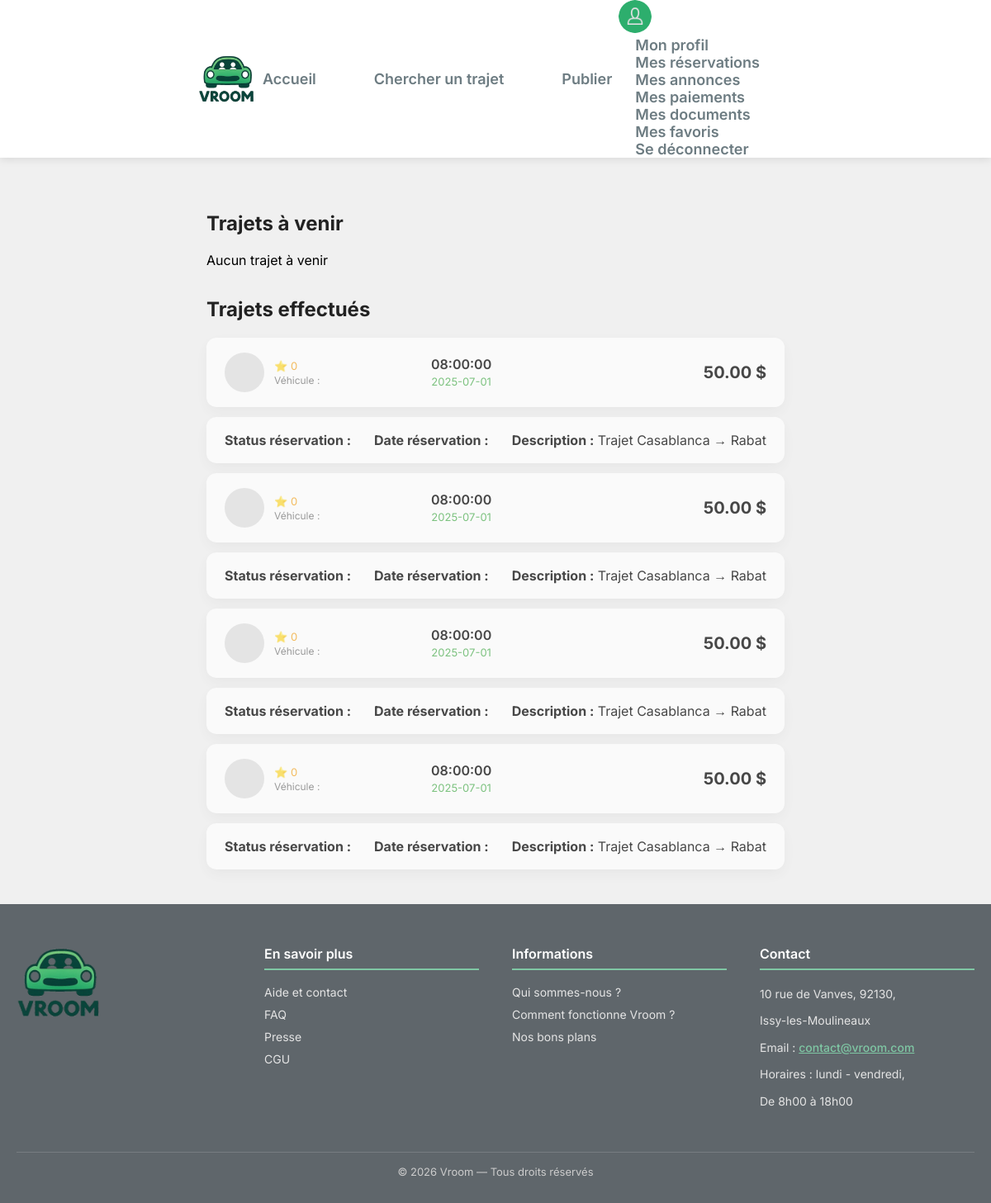
Screenshot of /index.php?page=mes_reservations (signed in) with the database file from the repository.
### tables this page shows
CREATE TABLE `reservations` (
  `id` bigint(20) UNSIGNED NOT NULL,
  `uuid` varchar(36) NOT NULL,
  `id_annonce` bigint(20) UNSIGNED NOT NULL,
  `donnees_passager` longtext DEFAULT NULL CHECK (json_valid(`donnees_passager`)),
  `id_passager` bigint(20) UNSIGNED DEFAULT NULL,
  `statut` enum('en_attente','acceptee','refusee','annulee','terminee') DEFAULT 'en_attente',
  `prix_total` decimal(10,2) NOT NULL,
  `date_creation` timestamp NOT NULL DEFAULT current_timestamp(),
  `date_mise_a_jour` timestamp NOT NULL DEFAULT current_timestamp() ON UPDATE current_timestamp()
);

CREATE TABLE `annonces` (
  `id` bigint(20) UNSIGNED NOT NULL,
  `id_conducteur` bigint(20) UNSIGNED NOT NULL,
  `date_depart` date NOT NULL,
  `heure_depart` time NOT NULL,
  `datetime_depart` datetime NOT NULL,
  `prix_par_personne` decimal(10,2) NOT NULL,
  `places_disponibles` int(11) NOT NULL,
  `description` text NOT NULL,
  `commentaires` text DEFAULT NULL,
  `id_ville_depart` bigint(20) UNSIGNED NOT NULL,
  `adresse_depart` varchar(255) NOT NULL,
  `id_ville_arrivee` bigint(20) UNSIGNED NOT NULL,
  `adresse_arrivee` varchar(255) NOT NULL,
  `statut` enum('active','complete','annulee','expiree') NOT NULL DEFAULT 'active',
  `date_creation` timestamp NOT NULL DEFAULT current_timestamp(),
  `distance_km` decimal(6,2) DEFAULT NULL,
  `duree_minutes` int(11) DEFAULT NULL,
  `heure_arrivee` time DEFAULT NULL,
  `date_arrivee` date DEFAULT NULL
);

### Controleur/c_profil.php (called while the page is built, shortened)
<?php
require_once __DIR__ . '/../Modele/reservations.php';
class c_mes_reservations {
    public function afficher(): void {
    $css = "mes_reservations.css";
    $id_client = $_SESSION['user_id'];
    $trajets_avenir = Reservations::trajets_a_venir($id_client);
    $trajets_effectues = Reservations::trajets_effectue($id_client);
    require __DIR__ . '/../Vue/head.php';
    require __DIR__ . '/../Vue/header.php';
    require __DIR__ . '/../Vue/pages/v_mes_reservations.php';
    require __DIR__ . '/../Vue/footer.php';
}
}
?>

### Modele/reservations.php (called while the page is built, shortened)
<?php
class Reservations {
    public static function trajets_effectue(int $id_client): ?array {
        $db = dbConnect();
        $sql = "
            SELECT *
            FROM reservations r
            JOIN annonces a ON r.id_annonce = a.id
            JOIN utilisateurs u ON a.id_conducteur = u.id
            JOIN ville ld ON a.id_ville_depart = ld.id
            JOIN ville la ON a.id_ville_arrivee = la.id
            WHERE r.id_passager = :id_client
            AND a.date_depart < CURDATE()
            ORDER BY a.date_depart DESC
        ";
        $stmt = $db->prepare($sql);
        $stmt->execute(['id_client' => $id_client]);
        return $stmt->fetchAll(PDO::FETCH_ASSOC) ?: null;
    }
}

### Vue/pages/v_mes_reservations.php (the view, shortened to what this page needs)
<body>
    <section class="trajets-container">
        <h2>Trajets à venir</h2>
        <?php if (!empty($trajets_avenir)): ?>
            <?php foreach ($trajets_avenir as $trajet): ?>
                <div class="trajet-ligne">
                    <div class="col-driver">
                        <div class="avatar"><?= htmlspecialchars($trajet["avatar"] ?? '') ?></div>
                        <div>
                            <div class="driver-name"><?= htmlspecialchars($trajet["conducteur_nom"] ?? '') ?></div>
                            <div class="driver-stars">⭐ <?= htmlspecialchars($trajet["conducteur_note"] ?? 0) ?></div>
                            <div class="driver-details">
                                <p>Véhicule : <?= htmlspecialchars($trajet["marque"] ?? '') ?> <?= htmlspecialchars($trajet["modele"] ?? '') ?></p>
                            </div>
                        </div>
                    </div>
                    <div class="col-horaires">
                        <div class="time-block">
                            <span class="heure"><?= htmlspecialchars($trajet["heure_depart"]) ?></span>
                            <span class="duree"><?= htmlspecialchars($trajet["date_depart"]) ?></span>
                        </div>
                        <div>
                            <span class="dot"></span>
                            <div class="bar"></div>
                            <span class="dot"></span>
                        </div>
                    </div>
                    <div class="col-villes">
                        <div class="ville">
                            <h4><?= htmlspecialchars($trajet["lieu_depart"] ?? '') ?></h4>
                        </div>
                        <div class="ville">
                            <h4><?= htmlspecialchars($trajet["lieu_arrivee"] ?? '') ?></h4>
                        </div>
                    </div>
                    <div class="col-prix">
                        <div class="prix"><?= htmlspecialchars($trajet["prix_par_personne"] ?? '') ?> $</div>
                        <div class="prix-info"><?= htmlspecialchars($trajet["places_disponibles"] ?? '') ?> places</div>
                        <button class="btn-reserver"
                            onclick="window.location.href='index.php?page=detail_trajet&id=<?= htmlspecialchars($trajet['id_annonce']) ?>'">
                            Voir le trajet
                        </button>
                    </div>
                </div>
                <div class="trajet-ligne infos">
                    <p><strong>Status réservation :</strong> <?= htmlspecialchars($trajet["statut"] ?? '') ?></p>
                    <p><strong>Date réservation :</strong> <?= htmlspecialchars($trajet["date_creation"] ?? '') ?></p>
                    <p><strong>Description :</strong> <?= htmlspecialchars($trajet["description"] ?? '') ?></p>
                </div>
            <?php endforeach; ?>
        <?php else: ?>
            <p>Aucun trajet à venir</p>
        <?php endif; ?>
        <h2>Trajets effectués</h2>
        <?php if (!empty($trajets_effectues)): ?>
            <?php foreach ($trajets_effectues as $trajet): ?>
                <div class="trajet-ligne" style="opacity: 0.7;">
                    <div class="col-driver">
                        <div class="avatar"><?= htmlspecialchars($trajet["avatar"] ?? '') ?></div>
                        <div>
                            <div class="driver-stars">⭐ <?= htmlspecialchars($trajet["conducteur_note"] ?? 0) ?></div>
                            <div class="driver-details">
                                <p>Véhicule : <?= htmlspecialchars($trajet["marque"] ?? '') ?> <?= htmlspecialchars($trajet["modele"] ?? '') ?></p>
                            </div>
                        </div>
                    </div>
                    <div class="col-horaires">
                        <div class="time-block">
                            <span class="heure"><?= htmlspecialchars($trajet["heure_depart"]) ?></span>
                            <span class="duree"><?= htmlspecialchars($trajet["date_depart"]) ?></span>
                        </div>
                    </div>
                    <div class="col-prix">
                        <div class="prix"><?= htmlspecialchars($trajet["prix_par_personne"] ?? '') ?> $</div>
                    </div>
                </div>
                <div class="trajet-ligne effectue">
                    <p><strong>Status réservation :</strong> <?= htmlspecialchars($trajet["reservation_status"] ?? '') ?></p>
                    <p><strong>Date réservation :</strong> <?= htmlspecialchars($trajet["date_reservation"] ?? '') ?></p>
                    <p><strong>Description :</strong> <?= htmlspecialchars($trajet["description"] ?? '') ?></p>
                </div>
            <?php endforeach; ?>
        <?php else: ?>
            <p>Aucun trajet effectué</p>
        <?php endif; ?>
    </section>
</body>

### index.php (shortened to what this page needs)
<?php
$page = $_GET['page'] ?? 'accueil';
switch ($page) {
    case 'mes_reservations':
        require 'Controleur/c_profil.php';
        $controller = new c_mes_reservations();
        $controller->afficher();
        break;
}
?>

### Vue/head.php (shortened to what this page needs)
<!DOCTYPE html>
<html lang="fr">
<head>
    <link rel="stylesheet" href="Ressources/CSS/commun.css">
    <?php if (!empty($css)): ?>
        <link rel="stylesheet" href="Ressources/CSS/<?= htmlspecialchars($css) ?>">
    <?php endif; ?>
</head>

### Vue/header.php (shortened to what this page needs)
<header>
    <div class="header-content">
        <img src="../../Ressources/Image/logo_ver2.png"  alt="Logo Vroom">
        <nav class="nav-main">
            <a href="index.php?page=accueil">Accueil</a>
            <a href="index.php?page=recherche_trajet">Chercher un trajet </a>
            <a href="index.php?page=publie_trajet">Publier</a>
        </nav>
        <nav class="nav-profile">
                <img src="../../Ressources/Image/person_icon.png"  alt="Logo Vroom">
                <ul classe="hidden">
                    <?php if (isset($_SESSION['user_id'])) { ?>
                        <li><a href="index.php?page=profil" class="button-header">Mon profil</a></li>
                        <li><a href="index.php?page=mes_reservations" class="button-header">Mes réservations</a></li>
                        <li><a href="index.php?page=mes_annonces" class="button-header">Mes annonces</a></li>
                        <li><a href="index.php?page=mes_paiements" class="button-header">Mes paiements</a></li>
                        <li><a href="index.php?page=mes_documents" class="button-header">Mes documents</a></li>
                        <li><a href="index.php?page=favoris" class="button-header">Mes favoris</a></li>
                        <li><a href="index.php?page=connexion&action=deconnexion" class="button-header">Se déconnecter</a></li>
                    <?php } elseif ($page = 'connexion') { ?>
                        <li><a href="index.php?page=connexion" class="button-header">Se connecter</a></li>
                     <?php } else { ?>
                        <li><a href="index.php?page=connexion" class="button-header">Se connecter</a></li>
                        <li><a href="index.php?page=inscription" class="button-header">S'inscrire</a></li>
                    <?php } ?>
                </ul>
        </nav>
    </div>
</header>

### Vue/footer.php
<footer>
    <div class="footer-content">
        <div class="footer-logo">
            <img src="../../Ressources/Image/logo_ver2.png" alt="Logo VROOM" class="logo-image"/>
        </div>
        <div class="footer-section">
            <h4>En savoir plus</h4>
            <ul>
                    <li><a href="index.php?page=accueil">Aide et contact</a></li>
                    <li><a href="index.php?page=accueil">FAQ</a></li>
                    <li><a href="index.php?page=accueil">Presse</a></li>
                    <li><a href="#">CGU</a></li>
            </ul>
        </div>
        <div class="footer-section">
            <h4>Informations</h4>
            <ul>
                <li><a href="index.php?page=accueil">Qui sommes-nous ?</a></li>
                <li><a href="index.php?page=accueil">Comment fonctionne Vroom ?</a></li>
                <li><a href="index.php?page=accueil">Nos bons plans</a></li>
            </ul>
        </div>
        <div class="footer-section">
            <h4>Contact</h4>
            <p>10 rue de Vanves, 92130,</p>
            <p>Issy-les-Moulineaux</p>
            <p>Email : <a href="mailto:contact@vroom.com">contact@vroom.com</a></p>
            <p>Horaires : lundi - vendredi,</p>
            <p>De 8h00 à 18h00</p>
        </div>
    </div>
    <div class="footer-bottom">
        © 2026 Vroom — Tous droits réservés
    </div>
</footer>
</html>

### Ressources/CSS/commun.css (style rules this page uses)
:root { --couleurVerte: #28a745; --couleurVerteFonce: #1f7e36; --texteGris: #6d7c82; --titreNoir: #222; --fondClair: #ffffff; --ombre: rgba(0,0,0,0.10); --ombreHover: rgba(0,0,0,0.18); }
* { font-family: 'Inter', sans-serif; box-sizing: border-box; padding: 0; margin: 0; }
header { width: 100%; box-shadow: 0 2px 10px rgba(0,0,0,0.1); display: flex; align-items: center; justify-content:space-around; flex-direction: row; min-height: 100px; background-color:var(--fondClair); }
header img { width: 70px; }
.header-content { width: 60%; margin: 0 auto; display: flex; align-items: center; flex-direction: row; }
.nav-main { display: flex; flex-direction: row; gap: 70px; margin: 0 auto; align-items: center; }
.nav-profile { margin-right: 20px; list-style-type: none; }
.nav-profile img { width: 40px; border-radius: 50%; }
.nav-profile ul li { display: block; float: none; }
.nav-profile ul li a { width: auto; min-width: 100px; padding: 0 20px; }
header nav a { color: var(--texteGris); font-weight: 600; font-size: 18px; justify-content: space-around; text-decoration: none; }
body { background-color: #f0f0f0; align-items: center; justify-content: center; display: flex; flex-direction: column; gap : 30px; }
footer { background-color: #5f666b; padding: 50px 20px 30px; width: 100%; color: #f1f1f1; font-family: "Segoe UI", Roboto, Arial, sans-serif; }
.footer-content { display: flex; justify-content: space-between; gap: 40px; max-width: 1200px; margin: 0 auto; flex-wrap: wrap; }
.footer-logo { flex: 1; min-width: 200px; }
.footer-logo img { height: 90px; margin-bottom: 15px; }
.footer-section { flex: 1; min-width: 200px; }
.footer-section h4 { font-size: 16px; font-weight: 600; margin-bottom: 18px; padding-bottom: 8px; color: #ffffff; border-bottom: 2px solid #7fc7a4; }
.footer-section ul { list-style: none; padding: 0; margin: 0; }
.footer-section ul li { margin-bottom: 10px; font-size: 14px; }
.footer-section ul li a { text-decoration: none; color: #e4e4e4; transition: color 0.3s ease; }
.footer-section p { margin: 0 0 10px; font-size: 14px; line-height: 1.6; color: #e4e4e4; }
.footer-section a[href^="mailto"] { color: #7fc7a4; font-weight: 500; }
.footer-bottom { margin-top: 40px; padding-top: 15px; border-top: 1px solid rgba(255, 255, 255, 0.15); text-align: center; font-size: 13px; color: #cccccc; }

### Ressources/CSS/mes_reservations.css (style rules this page uses)
.trajets-container h2 { font-size: 24px; margin: 35px 0 20px; color: #222; }
.trajet-ligne { display: flex; align-items: center; justify-content: space-between; gap: 20px; background-color: #ffffff; border-radius: 12px; padding: 18px 22px; margin-bottom: 12px; box-shadow: 0 6px 18px rgba(0, 0, 0, 0.06); width: 700px; }
.col-driver { display: flex; align-items: center; gap: 12px; min-width: 230px; }
.avatar { width: 48px; height: 48px; border-radius: 50%; background-color: #e0e0e0; }
.driver-stars { font-size: 13px; color: #f5a623; }
.driver-details p { font-size: 12px; color: #777; margin: 2px 0 0; }
.col-horaires { display: flex; align-items: center; gap: 10px; min-width: 140px; }
.time-block { text-align: center; }
.heure { font-size: 16px; font-weight: 600; display: block; }
.duree { font-size: 13px; color: #4caf50; }
.col-prix { text-align: right; min-width: 130px; }
.prix { font-size: 20px; font-weight: 700; }
.trajet-ligne.effectue { opacity: 0.7; }

### rows the page displays
reservations: conducteur_note "0", id_annonce.heure_depart "08:00:00", id_annonce.date_depart "2025-07-01", id_annonce.prix_par_personne "50.00", id_annonce.description "Trajet Casablanca → Rabat"
reservations: conducteur_note "0", id_annonce.heure_depart "08:00:00", id_annonce.date_depart "2025-07-01", id_annonce.prix_par_personne "50.00", id_annonce.description "Trajet Casablanca → Rabat"
reservations: conducteur_note "0", id_annonce.heure_depart "08:00:00", id_annonce.date_depart "2025-07-01", id_annonce.prix_par_personne "50.00", id_annonce.description "Trajet Casablanca → Rabat"
reservations: conducteur_note "0", id_annonce.heure_depart "08:00:00", id_annonce.date_depart "2025-07-01", id_annonce.prix_par_personne "50.00", id_annonce.description "Trajet Casablanca → Rabat"
